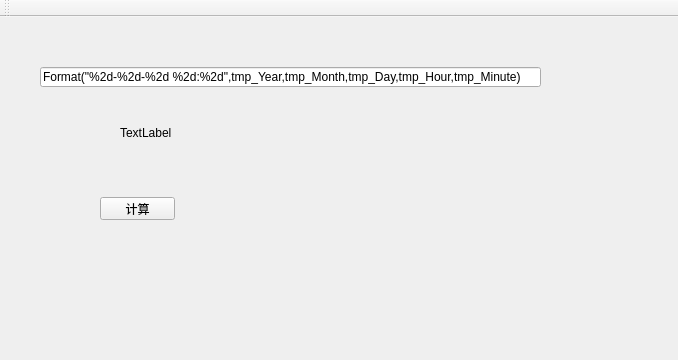
<?xml version="1.0" encoding="UTF-8"?>
<ui version="4.0">
 <class>MainWindow</class>
 <widget class="QMainWindow" name="MainWindow">
  <property name="geometry">
   <rect>
    <x>0</x>
    <y>0</y>
    <width>678</width>
    <height>360</height>
   </rect>
  </property>
  <property name="windowTitle">
   <string>MainWindow</string>
  </property>
  <widget class="QWidget" name="centralWidget">
   <widget class="QLineEdit" name="lineEdit">
    <property name="geometry">
     <rect>
      <x>40</x>
      <y>50</y>
      <width>501</width>
      <height>20</height>
     </rect>
    </property>
    <property name="text">
     <string>Format(&quot;%2d-%2d-%2d %2d:%2d&quot;,tmp_Year,tmp_Month,tmp_Day,tmp_Hour,tmp_Minute) </string>
    </property>
   </widget>
   <widget class="QLabel" name="label">
    <property name="geometry">
     <rect>
      <x>120</x>
      <y>110</y>
      <width>54</width>
      <height>12</height>
     </rect>
    </property>
    <property name="text">
     <string>TextLabel</string>
    </property>
   </widget>
   <widget class="QPushButton" name="pushButton">
    <property name="geometry">
     <rect>
      <x>100</x>
      <y>180</y>
      <width>75</width>
      <height>23</height>
     </rect>
    </property>
    <property name="text">
     <string>计算</string>
    </property>
   </widget>
  </widget>
  <widget class="QToolBar" name="mainToolBar">
   <attribute name="toolBarArea">
    <enum>TopToolBarArea</enum>
   </attribute>
   <attribute name="toolBarBreak">
    <bool>false</bool>
   </attribute>
  </widget>
 </widget>
 <layoutdefault spacing="6" margin="11"/>
 <resources/>
 <connections/>
</ui>
